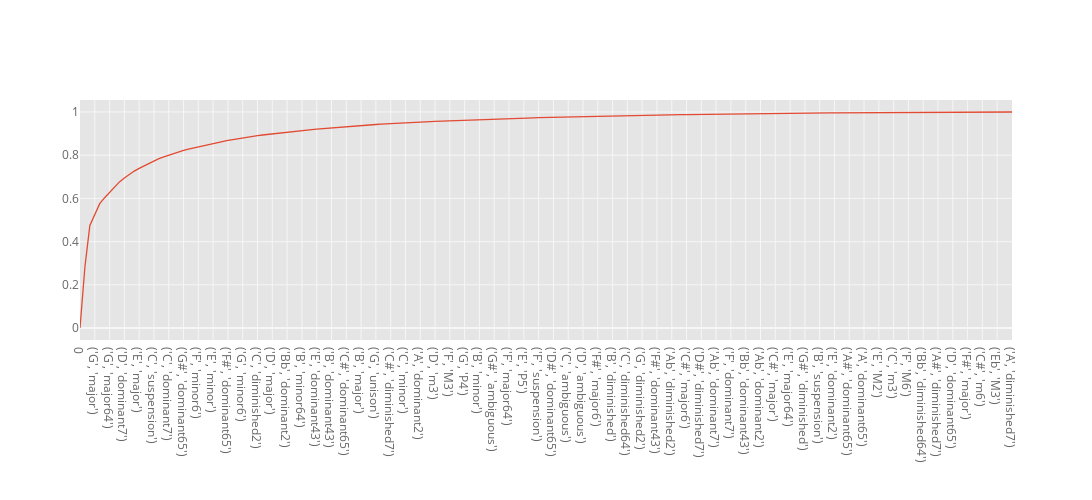

Notebook source saved alongside this figure:
### Markdown cell above
If we look at the distribution over the occurring chords of the corpus, a striking 80 % make up for only tonic chords and permutations (`C major`, `C suspension`, `E major6`, `G major64`, `A minor`), dominant chords and permutations (`G dominant7`, `B dominant65`, `D dominant43`, `F dominant2`, `G major`, `E dominant7`, `G# dominant65`, `E major`, `E major6`), and predominant chords (`F major`, `D minor` `D dominant7`). From more complex or unconventional music we would expect many more chords to diverge from this tonic region.

### Code cell
chord_dist = jh.cumulative_fraction(chord_tuples.chords)
chord_dist.index = chord_dist.index.map(str)
chord_dist['y'].iplot('scatter', y='y', dimensions=(3000,500))

### Figure 1 — Plotly figure (JSON) as saved in the notebook; plotly's stock layout.template omitted (floating-point values rounded to 4 significant figures; data arrays with more than 128 entries replaced by an {"elided": "..."} marker saying what was removed)
{"data": [{"line": {"color": "rgba(226, 74, 51, 1.0)", "dash": "solid", "shape": "linear", "width": 1.3}, "mode": "lines", "name": "y", "text": "", "type": "scatter", "x": {"elided": "190 str values"}, "y": {"elided": "190 float values"}}], "layout": {"height": 500, "legend": {"bgcolor": "#FFFFFF", "font": {"color": "#666666"}}, "paper_bgcolor": "#FFFFFF", "plot_bgcolor": "#E5E5E5", "title": {"font": {"color": "#151516"}}, "width": 3000, "xaxis": {"gridcolor": "#F6F6F6", "showgrid": true, "tickfont": {"color": "#666666"}, "title": {"font": {"color": "#666666"}, "text": ""}, "zerolinecolor": "#F6F6F6"}, "yaxis": {"gridcolor": "#F6F6F6", "showgrid": true, "tickfont": {"color": "#666666"}, "title": {"font": {"color": "#666666"}, "text": ""}, "zerolinecolor": "#F6F6F6"}}}
